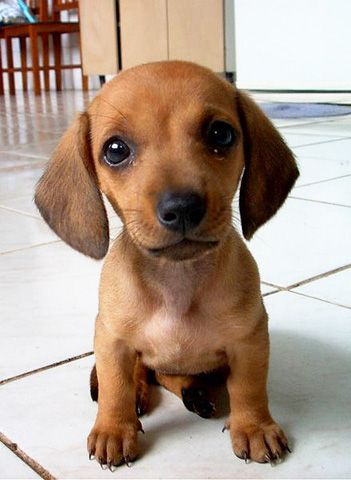
#> input picture course/tests/dog.jpg, 351 x 480 px, found by its file name
$ python resizeImage.py
#> lines starting #> are read from the running program, lines starting #| are printed output that depends on the picture
import cv2

source = cv2.imread('tests/dog.jpg', 1)
#> source is the input picture: shape (480, 351, 3); mean B, G, R 140.2, 154.5, 174.2

scaleX = 0.6
scaleY = 0.6

scaleUp = cv2.resize(source, None, fx=scaleX*3, fy=scaleY*3, interpolation = cv2.INTER_LINEAR)
scaleDown = cv2.resize(source, None, fx=scaleX, fy=scaleY, interpolation = cv2.INTER_LINEAR)
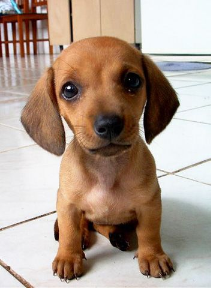
#> scaleDown: shape (288, 211, 3); mean B, G, R 140.3, 154.6, 174.2

crop = source[50:150, 20:200]
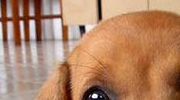
#> crop: shape (100, 180, 3); mean B, G, R 104.7, 134.2, 178.9

cv2.imshow("Original Image", source)
cv2.imshow("Scaled Up", scaleUp)
cv2.imshow("Scaled Down", scaleDown)
cv2.imshow("Cropped Image", crop)

cv2.waitKey(0)
